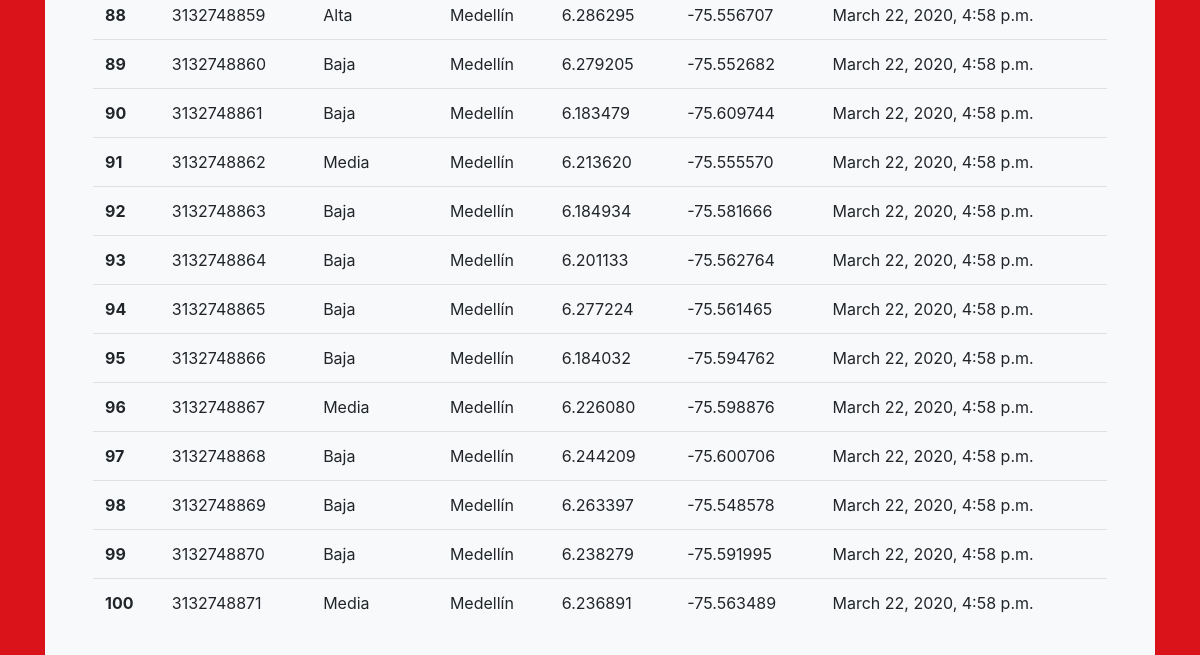
Before: /consultas/lista/ (lower part) with the older database file.
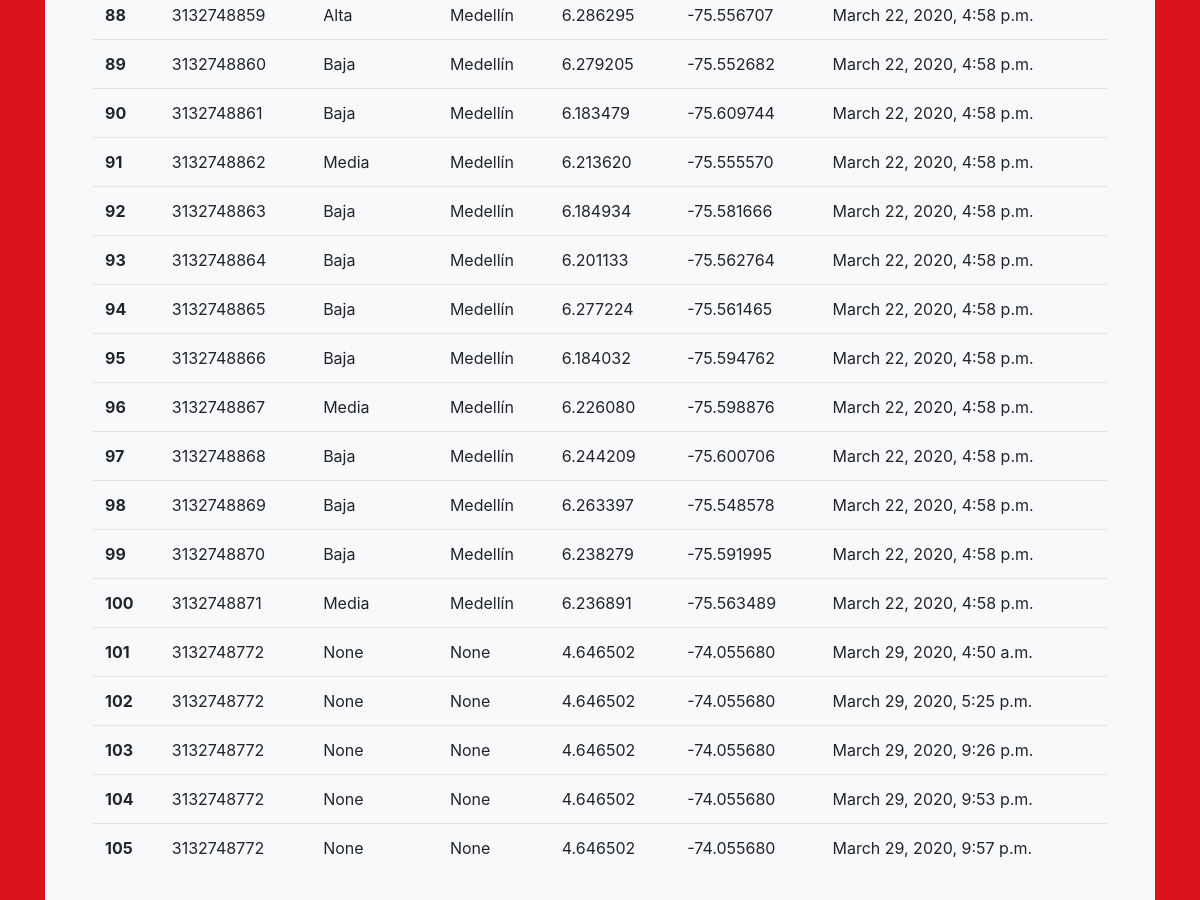
After: the same page with the newer database file.
### consultas/models.py (models this page shows, shortened)
class Consulta(models.Model):
    ciudadano   = models.ForeignKey(Persona, on_delete=models.CASCADE, blank=True, null=True)
    telefono    = models.CharField(max_length=10)
    lat         = models.DecimalField(max_digits=9,decimal_places=6)
    long        = models.DecimalField(max_digits=9,decimal_places=6)
    address     = models.CharField(max_length=100, blank=True, null=True)
    ciudad      = models.CharField(max_length=100, blank=True, null=True)
    dia         = models.DateTimeField(auto_now_add=True, blank=True, null=True)
    gravedad    = models.CharField(max_length=30, blank=True, null=True)

### consultas/views.py (the view, shortened to what this page needs)
# urls.py: path('lista/', ConsultaListView.as_view(), name='lista'),
class ConsultaListView(ListView):
    model = Consulta
    def get_context_data(self, *args, **kwargs):
        context = super(ConsultaListView, self).get_context_data(*args, **kwargs)
        ciudades = Ciudad.objects.all()
        context['ciudades'] = ciudades
        context['api_key'] = GMAPS_API_KEY
        ciudades_qs = Ciudad.objects.all()
        ciudades_list = []
        for ciudad in ciudades_qs:
            ciudades_list.append(ciudad.nombre)
        context['ciudades_list'] = ciudades_list
        gravedad_list = ['Baja', 'Media', 'Alta']
        context['gravedad_list'] = gravedad_list
        ciudades_filtradas = []
        gravedad_filtradas = []
        return context
    def get_queryset(self, *args, **kwargs):
        ciudades_qs = Ciudad.objects.all()
        ciudades_list = []
        for ciudad in ciudades_qs:
            ciudades_list.append(ciudad.nombre)
        gravedad_list = ['Baja', 'Media', 'Alta']
        ciudades = []
        gravedad = []
        for key, value in self.request.GET.items():
            if key in ciudades_list:
                ciudades.append(value)
            if key in gravedad_list:
                gravedad.append(value)
        qs = super(ConsultaListView, self).get_queryset(*args, **kwargs)
        if ciudades:
            qs = qs.filter(ciudad__in=ciudades)
        if gravedad:
            qs = qs.filter(gravedad__in=gravedad)
        return qs

### templates/consultas/consulta_list.html (shortened to what this page needs)
{% extends 'base.html' %}
{% block content %}
<div class='container'>
<div class='bg-light py-3 px-5'>
  <table class="table table-hover mt-5">
    <tbody>
      {% for consulta in object_list %}
      <tr>
        <th scope="row">{{consulta.pk}}</th>
        <td>{{consulta.telefono}}</td>
        <td>{{consulta.gravedad}}</td>
        <td>{{consulta.ciudad}}</td>
        <td>{{consulta.lat}}</td>
        <td>{{consulta.long}}</td>
        <td>{{consulta.dia}}</td>
      </tr>
      {% endfor %}
    </tbody>
  </table>
</div>
</div>
{% endblock %}

Changed rows visible on the page:
added Consulta: pk "101", telefono "3132748772", gravedad "None", ciudad "None", lat "4.646502", long "-74.055680", dia "March 29, 2020, 4:50 a.m."
added Consulta: pk "102", telefono "3132748772", gravedad "None", ciudad "None", lat "4.646502", long "-74.055680", dia "March 29, 2020, 5:25 p.m."
added Consulta: pk "103", telefono "3132748772", gravedad "None", ciudad "None", lat "4.646502", long "-74.055680", dia "March 29, 2020, 9:26 p.m."
added Consulta: pk "104", telefono "3132748772", gravedad "None", ciudad "None", lat "4.646502", long "-74.055680", dia "March 29, 2020, 9:53 p.m."
added Consulta: pk "105", telefono "3132748772", gravedad "None", ciudad "None", lat "4.646502", long "-74.055680", dia "March 29, 2020, 9:57 p.m."
